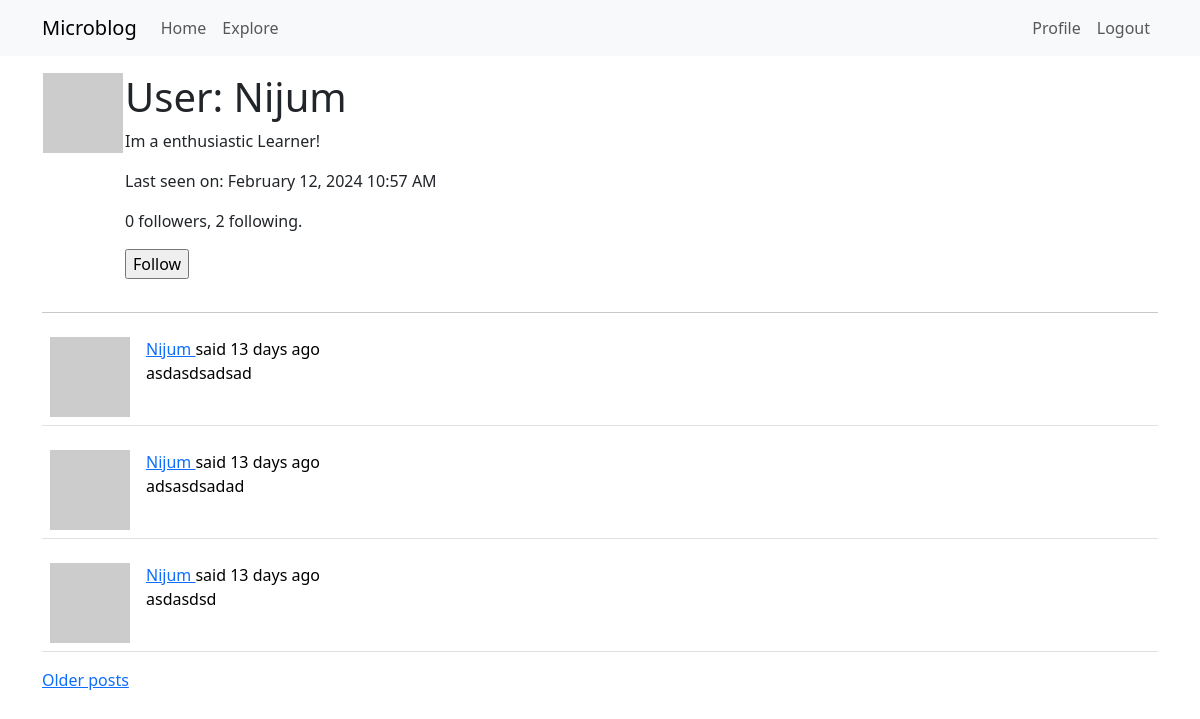
The page /user/Nijum (signed in) on the database its author committed.
### app/models.py (models this page shows, shortened)
class PaginatedAPIMixin(object):
    @staticmethod
    def to_collection_dict(query, page, per_page, endpoint, **kwargs):
        resources = db.paginate(query, page=page, per_page=per_page,
                                error_out=False)
        data = {
            'items': [item.to_dict() for item in resources.items],
            '_meta': {
                'page': page,
                'per_page': per_page,
                'total_pages': resources.pages,
                'total_items': resources.total
            },
            '_links': {
                'self': url_for(endpoint, page=page, per_page=per_page,
                                **kwargs),
                'next': url_for(endpoint, page=page + 1, per_page=per_page,
                                **kwargs) if resources.has_next else None,
                'prev': url_for(endpoint, page=page - 1, per_page=per_page,
                                **kwargs) if resources.has_prev else None
            }
        }
        return data

class User(PaginatedAPIMixin, UserMixin, db.Model):
    id: so.Mapped[int] = so.mapped_column(primary_key=True)
    username: so.Mapped[str] = so.mapped_column(sa.String(64), index=True, unique=True)
    email: so.Mapped[str] = so.mapped_column(sa.String(120), index=True, unique=True)
    password_hash: so.Mapped[Optional[str]] = so.mapped_column(sa.String(256))
    posts: so.WriteOnlyMapped['Post'] = so.relationship(back_populates='author')
    about_me: so.Mapped[Optional[str]] = so.mapped_column(sa.String(140))
    last_seen: so.Mapped[Optional[datetime]] = so.mapped_column(default=lambda: datetime.now(timezone.utc))
    following: so.WriteOnlyMapped['User'] = so.relationship(secondary=followers, primaryjoin=(followers.c.follower_id == id),
        secondaryjoin=(followers.c.followed_id == id), back_populates='followers')
    followers: so.WriteOnlyMapped['User'] = so.relationship(secondary=followers, primaryjoin=(followers.c.followed_id == id),
        secondaryjoin=(followers.c.follower_id == id), back_populates='following')
    token: so.Mapped[Optional[str]] = so.mapped_column(sa.String(32), index=True, unique=True)
    token_expiration: so.Mapped[Optional[datetime]]
    def avatar(self, size):
        digest = md5(self.email.lower().encode('utf-8')).hexdigest()
        return f'https://www.gravatar.com/avatar/{digest}?d=identicon&s={size}'
    def is_following(self, user):
        query = self.following.select().where(User.id == user.id)
        return db.session.scalar(query) is not None
    def followers_count(self):
        query = sa.select(sa.func.count()).select_from(
            self.followers.select().subquery())
        return db.session.scalar(query)
    def following_count(self):
        query = sa.select(sa.func.count()).select_from(
            self.following.select().subquery())
        return db.session.scalar(query)

class Post(db.Model):
    id: so.Mapped[int] = so.mapped_column(primary_key=True)
    body: so.Mapped[str]= so.mapped_column(sa.String(140))
    timestamp: so.Mapped[datetime] = so.mapped_column(index=True, default= lambda: datetime.now(timezone.utc))
    user_id: so.Mapped[int] = so.mapped_column(sa.ForeignKey(User.id),index=True)
    author: so.Mapped[User] = so.relationship(back_populates='posts')
    language: so.Mapped[Optional[str]] = so.mapped_column(sa.String(5))
    @login.user_loader
    def load_user(id):
        return db.session.get(User, int(id))

### app/main/routes.py (the view)
@bp.route('/user/<username>')
@login_required
def user(username):
    user = db.first_or_404(sa.select(User).where(User.username == username))
    page = request.args.get('page', 1, type=int)
    query = user.posts.select().order_by(Post.timestamp.desc())
    posts = db.paginate(query, page=page,
                        per_page=current_app.config['POSTS_PER_PAGE'],
                        error_out=False)
    next_url = url_for('main.user', username=user.username,
                       page=posts.next_num) if posts.has_next else None
    prev_url = url_for('main.user', username=user.username,
                       page=posts.prev_num) if posts.has_prev else None
    form = EmptyForm()
    return render_template('user.html', user=user, posts=posts.items,
                           next_url=next_url, prev_url=prev_url, form=form)

### app/main/forms.py
class EmptyForm(FlaskForm):
    submit = SubmitField('Submit')

### app/__init__.py (called while the page is built)
def get_locale():
    return request.accept_languages.best_match(current_app.config['LANGUAGES'])

### app/main/routes.py (called while the page is built)
@bp.before_app_request
def before_request():
    if current_user.is_authenticated:
        current_user.last_seen = datetime.now(timezone.utc)
        db.session.commit()
    g.locale = str(get_locale())

### app/templates/user.html (shortened to what this page needs)
{% extends "base.html" %}
{% block content %}
<table>
  <tr valign="top">
    <td><img src="{{ user.avatar(128) }}"></td>
    <td>
      <h1>User: {{ user.username }}</h1>
      {% if user.about_me %}<p>{{ user.about_me }}</p>{% endif %}
      {% if user.last_seen %}<p>Last seen on: {{ moment(user.last_seen).format('LLL') }}</p>{% endif %}
      <p>{{ user.followers_count() }} followers, {{ user.following_count() }} following.</p>
      {% if user == current_user %}
      <p><a href="{{ url_for('main.edit_profile') }}">Edit your profile</a></p>
      {% elif not current_user.is_following(user) %}
      <p>
      <form action="{{ url_for('main.follow', username=user.username) }}" method="post">
        {{ form.submit(value='Follow') }}
      </form>
      </p>
      {% endif %}
    </td>
  </tr>
</table>
<hr>
{% for post in posts %}
{% include '_post.html' %}
{% endfor %}
{% if next_url %}
<a href="{{ next_url }}">Older posts</a>
{% endif %}
{% endblock %}

### app/templates/_post.html (shortened to what this page needs)
<table class="table table-hover">
  <tr>
    <td width="70px">
      <a href="{{ url_for('main.user', username=post.author.username) }}">
        <img src="{{ post.author.avatar(70) }}" />
      </a>
    </td>
    <td>
      {{ _('%(username)s said %(when)s',
      username=user_link, when=moment(post.timestamp).fromNow()) }}
      <br>
      {{ post.body }}
    </td>
  </tr>
</table>

### rows shown on the page
User: username "Nijum", about_me "Im a enthusiastic Learner!", last_seen "February 12, 2024 10:57 AM"
Post: body "asdasdsadsad"
Post: body "adsasdsadad"
Post: body "asdasdsd"

### other values the page prints
{{ user.followers_count() }} "0"
{{ user.following_count() }} "2"
